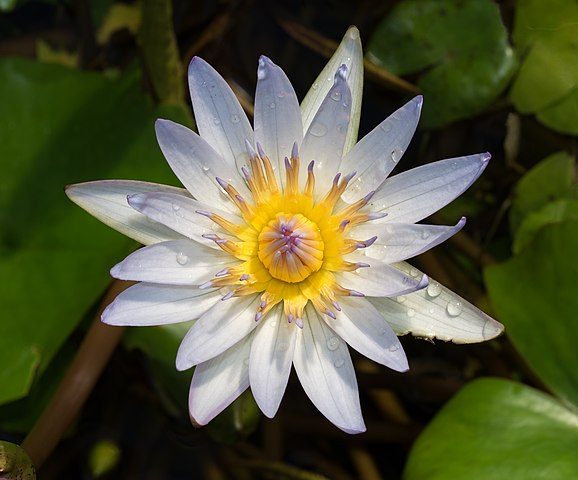
#> input picture exercises/01_color_based_segmentation/input/flower.jpg, 578 x 480 px
$ python ex10_avg_and_covariance_color_of_annotated_pixels.py
#> lines starting #> are read from the running program, lines starting #| are printed output that depends on the picture; after the words box and inside, x2 and y2 are one past the last pixel; in counts of white or black regions, pixels touching at a corner belong together; long printed decimals are rounded
import cv2
import numpy as np

def main():
    img = cv2.imread('../input/flower.jpg')
#> img is the input picture: shape (480, 578, 3); mean B, G, R 57.5, 87.7, 85.1
    assert img is not None, "Failed to load image."

    pixels = np.reshape(img, (-1, 3))

    img_annotated = cv2.imread('../input/flower-petals-annotated.jpg')
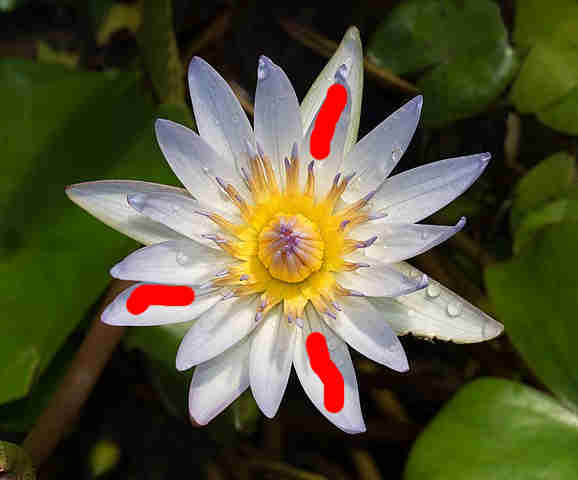
#> input picture exercises/01_color_based_segmentation/input/flower-petals-annotated.jpg, 578 x 480 px
#> img_annotated is the input picture: shape (480, 578, 3); mean B, G, R 55, 84.8, 86.4
    mask = cv2.inRange(img_annotated, (0, 0, 245), (10, 10, 256))
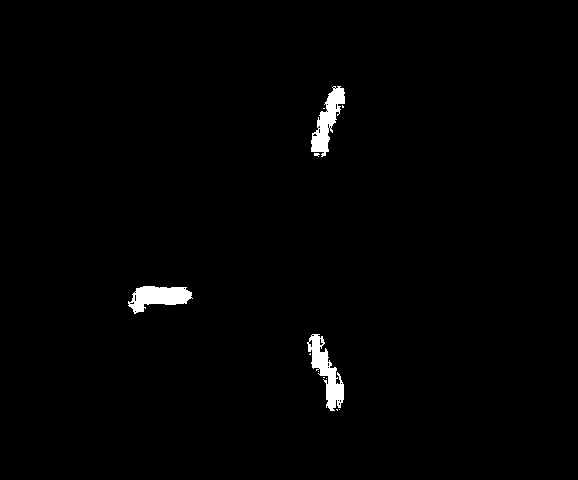
#> mask: shape (480, 578); 1.2% white; 12 white regions (9 under 20 px), largest, box (x1, y1, x2, y2) and area: (307, 334, 344, 411) 1147, (128, 286, 193, 314) 1073, (311, 86, 345, 157) 1035
    mask_pixels = np.reshape(mask, (-1))
    cv2.imwrite('../output/ex10_annotation_mask.jpg', mask)

    # Determine mean value, standard deviations and covariance matrix
    # for the annotated pixels.
    # Using cv2 to calculate mean and standard deviations
    mean, std = cv2.meanStdDev(img, mask = mask)
#> mean = [187, 179.8, 177.8]; std = [24.73, 29.02, 30.79]

    pixels = np.reshape(img, (-1, 3))
    mask_pixels = np.reshape(mask, (-1))
    annot_pix_values = pixels[mask_pixels == 255, ]
    avg = np.average(annot_pix_values, axis=0)
#> avg = [187, 179.8, 177.8]
    cov = np.cov(annot_pix_values.transpose())
#> cov = [[611.6, 684.4, 708.8], [684.4, 842.6, 888.8], [708.8, 888.8, 948.1]]

    print("Mean color values of the annotated pixels")
    print(avg)
#| [186.977 179.764 177.827]
    print("Covariance matrix of color values of the annotated pixels")
    print(cov)
#| [[611.621 684.365 708.814]
#|  [684.365 842.626 888.832]
#|  [708.814 888.832 948.100]]

main()
